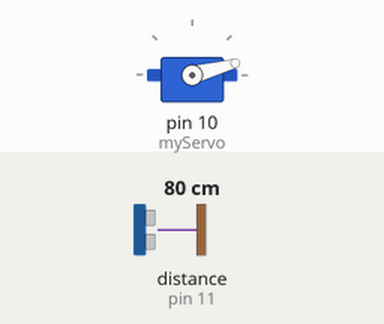
A sketch run on a simulated Arduino Uno, built with avr-gcc and run on an emulated ATmega328P. Shown: servo. Wiring (inferred from the names in the program): ultrasonic range finder: trigger pin 9; echo pin 11. Inputs (shaded band) come from the test bench; at power-on: distance to the obstacle (sensor on pin 11) 80 cm. The echo pulse lasts 58.3 µs per cm; what the sketch prints to the serial monitor is not drawn.

Above: at 0.01 s.
1.3 s: distance to the obstacle (sensor on pin 11) set to 2 cm
At 2.3 s:
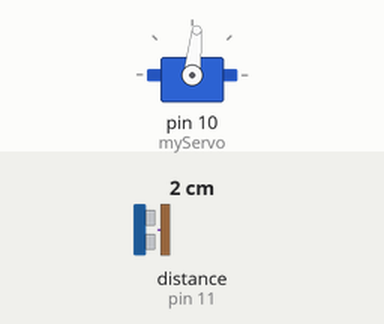
4.3 s: distance to the obstacle (sensor on pin 11) set to 4 cm
At 4.84 s:
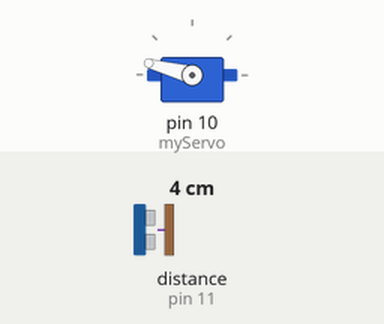
Timing chart, 0 to 16.3 s (numbered marks = the images above; inputs shaded):
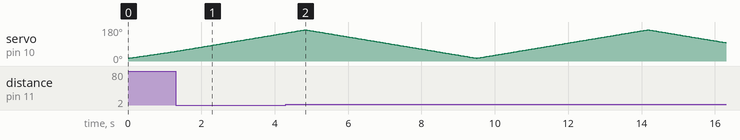

The sketch:

Ultrasonic_Detection.ino
```cpp
#include <Servo.h>.
const int trigPin = 9;
const int echoPin = 11;
long duration;
int distance;
Servo myServo;
void setup() {
  pinMode(trigPin, OUTPUT);
  pinMode(echoPin, INPUT);
  Serial.begin(9600);
  myServo.attach(10);
}
void loop() {
  for(int i=15;i<=165;i++){
  myServo.write(i);
  delay(30);
  distance = calculateDistance();

  Serial.print(i);
  Serial.print(",");
  Serial.print(distance);
  Serial.print(".");
  }

  for(int i=165;i>15;i--){
  myServo.write(i);
  delay(30);
  distance = calculateDistance();
  Serial.print(i);
  Serial.print(",");
  Serial.print(distance);
  Serial.print(".");
  }
}

int calculateDistance(){

  digitalWrite(trigPin, LOW);
  delayMicroseconds(2);

  digitalWrite(trigPin, HIGH);
  delayMicroseconds(10);
  digitalWrite(trigPin, LOW);
  duration = pulseIn(echoPin, HIGH);
  distance= duration*0.034/2;
  Serial.write(distance);
  return distance;
}
```
